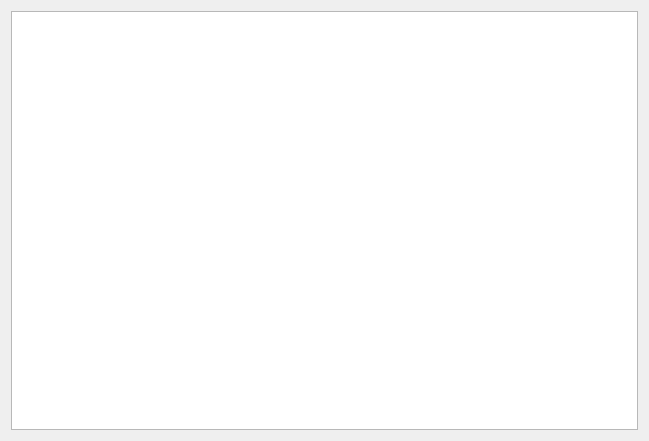
<?xml version="1.0" encoding="UTF-8"?>
<ui version="4.0">
 <class>ShareList</class>
 <widget class="QWidget" name="ShareList">
  <property name="geometry">
   <rect>
    <x>0</x>
    <y>0</y>
    <width>649</width>
    <height>441</height>
   </rect>
  </property>
  <property name="windowTitle">
   <string>Form</string>
  </property>
  <layout class="QVBoxLayout" name="verticalLayout">
   <item>
    <widget class="QListWidget" name="listWidget"/>
   </item>
  </layout>
 </widget>
 <resources/>
 <connections/>
</ui>
